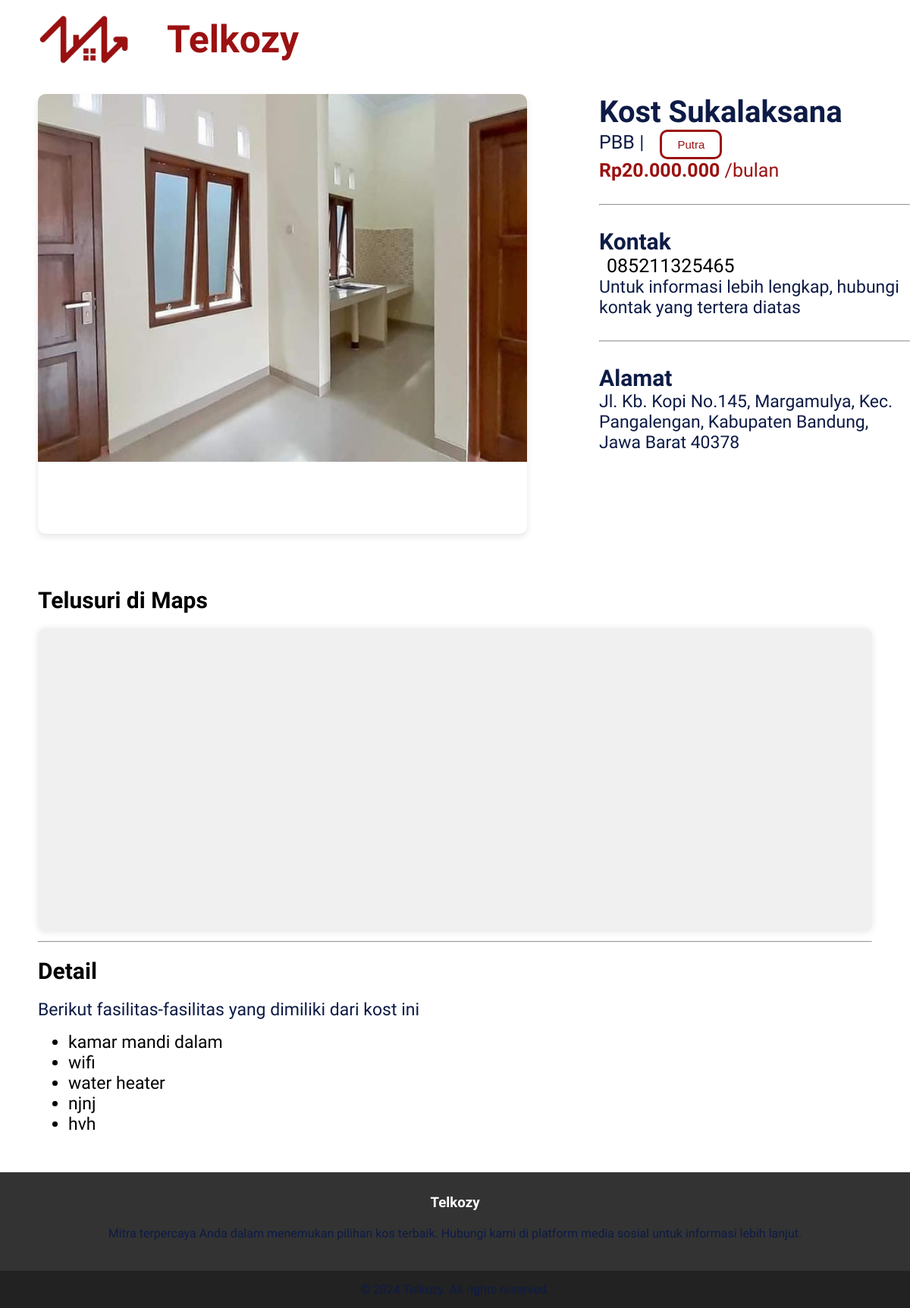
The app's page /info_kost_pencari.php?id_kost=3 (signed in) with its own data.
### tables this page shows
CREATE TABLE `kost` (
  `id_kost` int(11) NOT NULL,
  `nama_kost` varchar(30) NOT NULL,
  `nama_daerah` enum('Sukapura','Sukabirus','PGA','Ciganitri','PBB','Mangga Dua') NOT NULL,
  `kontak` varchar(20) NOT NULL,
  `tipe_kost` enum('Umum','Putra','Putri') NOT NULL,
  `foto_path` varchar(255) NOT NULL,
  `alamat` varchar(250) NOT NULL,
  `deskripsi` text NOT NULL,
  `harga` int(11) NOT NULL,
  `id_akun` int(11) NOT NULL
);

### info_kost_pencari.php (the view, shortened to what this page needs)
<?php
require 'koneksi.php';
$id_kost = $_GET['id_kost'];
$sql_kost = "SELECT * FROM kost WHERE id_kost = '$id_kost'";
$result_kost = mysqli_query($conn, $sql_kost);
if ($result_kost && mysqli_num_rows($result_kost) > 0) {
  $kost = mysqli_fetch_assoc($result_kost);
} else {
  echo "Kost tidak ditemukan";
  exit();
}
?>
<!DOCTYPE html>
<html>
<head>
  <link rel="stylesheet" href="src/style.css" />
</head>
<body>
  <header>
    <img class="logo" src="src/img/logo.png" alt="TELKOZY" />
    <h1 class="telkozy">Telkozy</h1>
  </header>
  <div class="container">
    <div class="container-detail">
      <div class="box-foto-kost">
        <div class="foto-kost">
          <img src="src/img/kost/<?= htmlspecialchars($kost['foto_path']) ?>" alt="Foto Kost">
        </div>
      </div>
      <div class="informasi-kost">
        <h1 class="judul" style="font-size: 40px;"><?= htmlspecialchars($kost['nama_kost']) ?></h1>
        <p class="lokasi" style="font-size: 25px;">
          <?= htmlspecialchars($kost['nama_daerah']) ?> |
          <button><?= htmlspecialchars($kost['tipe_kost']) ?></button>
        </p>
        <h2 class="harga" style="font-size: 25px;">Rp<?= number_format($kost['harga'], 0, ',', '.') ?> <span>/bulan</span></h2>
        <hr>
        <h1 style="font-size: 30px;">Kontak</h1>
        <a href="https://wa.me/<?= htmlspecialchars($kost['kontak']) ?>" style="font-size: 25px; text-decoration: none;">
          <?= htmlspecialchars($kost['kontak']) ?>
        </a>
        <p style="font-size: 23px;">Untuk informasi lebih lengkap, hubungi kontak yang tertera diatas</p>
        <hr>
        <h1 style="font-size: 30px;">Alamat</h1>
        <p style="font-size: 23px;"><?= htmlspecialchars($kost['alamat']) ?></p>
      </div>
    </div>
    <div class="container-deskripsi">
      <h1 style="font-size: 30px">Telusuri di Maps</h1>
      <div>
        <iframe src="https://www.google.com/maps/embed?pb=!1m18!1m12!1m3!1d3960.302829481536!2d107.62621597499694!3d-6.973554043027138!2m3!1f0!2f0!3f0!3m2!1i1024!2i768!4f13.1!3m3!1m2!1s0x2e68e9ac8949d3e9%3A0xc78153049c4b4078!2sGedung%201%20Asrama%20Putra%20Telkom%20University!5e0!3m2!1sid!2sid!4v1715701087888!5m2!1sid!2sid" style="border:0;" allowfullscreen="" loading="lazy" class="maps"></iframe>
      </div>
      <hr>
      <div class="detail">
        <h1 style="font-size: 30px">Detail</h1>
        <p>Berikut fasilitas-fasilitas yang dimiliki dari kost ini</p>
        <ul>
          <?php
          $fasilitas = explode(",", $kost['deskripsi']);
          foreach ($fasilitas as $fasilitas_item) {
            echo "<li>" . htmlspecialchars($fasilitas_item) . "</li>";
          }
          ?>
        </ul>
      </div>
    </div>
  </div>
  <footer>
    <div class="footer-content">
      <h3>Telkozy</h3>
      <p>Mitra terpercaya Anda dalam menemukan pilihan kos terbaik. Hubungi kami di platform media sosial untuk informasi lebih lanjut.</p>
    </div>
    <div class="footer-bottom">
      <p>© 2024 Telkozy. All rights reserved.</p>
    </div>
  </footer>
</body>
</html>

### src/style.css (style rules this page uses)
header { display: flex !important; align-items: center !important; }
body { padding: 0; margin: 0; font-family: 'Baloo 2', sans-serif !important; }
.logo { width: 120px; margin: 20px 50px 20px 50px; }
.telkozy { font-size: 50px; color: #9B1111; font-weight: 800; margin: 0px; align-items: center; justify-content: center; }
a { text-decoration: none !important; color: inherit !important; }
footer { background-color: #333; color: #fff; text-align: center; }
.footer-content { max-width: 1200px; margin: auto; padding: 10px 20px 0px 20px; }
.footer-content h3 { margin-bottom: 20px; }
.footer-content p { margin-bottom: 20px; }
.footer-bottom { background-color: #222; color: #bbb; padding: 15px 0; }
.footer-bottom p { margin: 0 auto; }
.container-detail { display: flex; }
.box-foto-kost { position: relative; width: 900px; height: 580px; margin: 20px 70px 20px 50px; overflow: hidden; border-radius: 10px; box-shadow: 0 4px 8px rgba(0,0,0,0.1); }
.foto-kost { min-width: 100%; box-sizing: border-box; }
.foto-kost img { width: 100%; height: 100%; object-fit: cover; }
.informasi-kost { max-width: 410px; max-height: 580px; margin-left: 25px; margin-top: 20px; overflow-y: auto; }
.informasi-kost h1 { color: #0d1b46; margin: 0; }
.informasi-kost p { margin: 0px; }
.informasi-kost h2 { color: #9B1111; margin-top: 0; }
.informasi-kost h2 span { font-weight: 400; display: inline; margin: 0; font-size: 25px; }
.informasi-kost button { display: inline; border: 3px solid #9B1111; border-radius: 10px; background-color: #fff; color: #9B1111; padding: 8px 20px ; font-size: 15px; margin-left: 15px; }
.container-deskripsi { margin: 50px; }
.maps { height: 400px; width: 100%; background-color: #f0f0f0; border: 2px solid #999; border-radius: 10px; box-shadow: 0px 0px 10px rgba(0, 0, 0, 0.1); }
.container-detail hr { margin-top: 30px; margin-bottom: 30px; }
.detail p,li { font-size: 23px; }
.pengantar h1, p { margin: 0 auto; color: #0D1B46; }

### records on screen
kost: foto_path (picture), nama_kost "Kost Sukalaksana", nama_daerah "PBB", tipe_kost "Putra", harga "20.000.000", kontak "085211325465", alamat "Jl. Kb. Kopi No.145, Margamulya, Kec. Pangalengan, Kabupaten Bandung, Jawa Barat 40378", deskripsi "kamar mandi dalam", deskripsi "wifi", deskripsi "water heater", deskripsi "njnj", deskripsi "hvh"
